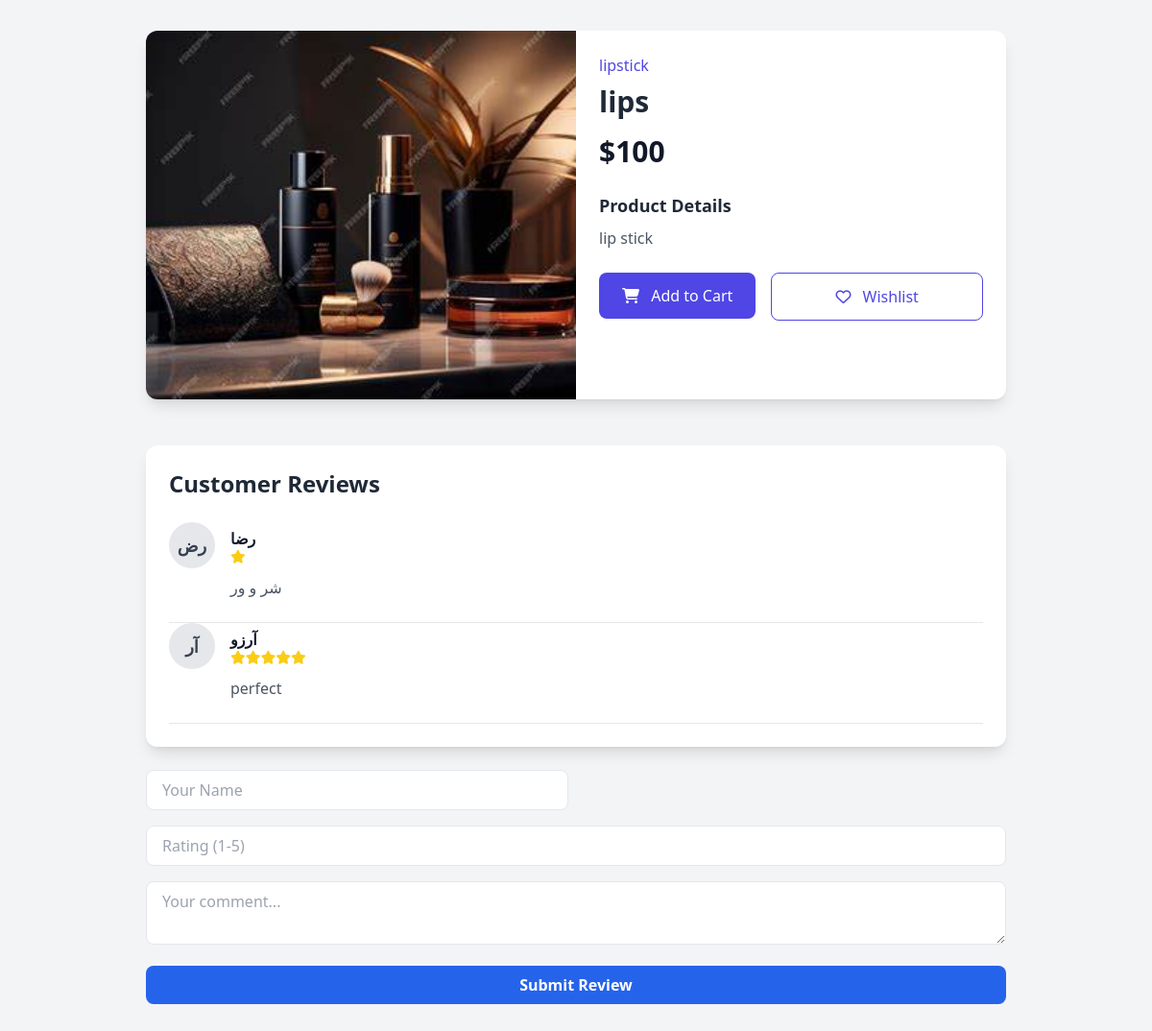
Page /product/3/ on the committed database.
### main/models.py (models this page shows, shortened)
class Product(models.Model):
    name = models.CharField(max_length=50)
    description = models.TextField()
    price = models.DecimalField(max_digits=12, default=0, decimal_places=0)
    category = models.ForeignKey(Category, on_delete=models.CASCADE)
    picture = models.ImageField(upload_to="upload/product/")
    is_sale = models.BooleanField(default=False)
    sale_price = models.DecimalField(default=0, decimal_places=0, max_digits=12)

class Category(models.Model):
    name = models.CharField(max_length=20)

class Review(models.Model):
    product = models.ForeignKey(
        Product, on_delete=models.CASCADE, related_name="reviews"
    )
    name = models.CharField(max_length=100)
    initials = models.CharField(max_length=2)
    rating = models.IntegerField()
    comment = models.TextField()
    created_at = models.DateTimeField(auto_now_add=True)

### main/views.py (the view, shortened to what this page needs)
# urls.py: path("product/<int:pk>/", views.product_page, name="product"),
def product_page(request, pk):
    product = get_object_or_404(Product, pk=pk)
    reviews = product.reviews.all().order_by("-created_at")
    return render(
        request, "main/product.html", {"product": product, "reviews": reviews}
    )

### cart/cart.py (called while the page is built)
    def __len__(self):
        return sum(item['quantity'] for item in self.cart.values())

### cart/context_processors.py (called while the page is built)
def cart(request):
    cart = Cart(request)
    return {
        'cart': cart,
        'cart_item_count': len(cart)
    }

### main/templates/main/product.html (shortened to what this page needs)
<!DOCTYPE html>
<html lang="en" dir="ltr">
<head>
    <script src="https://cdn.tailwindcss.com"></script>
    <link rel="stylesheet" href="https://cdnjs.cloudflare.com/ajax/libs/font-awesome/6.4.0/css/all.min.css" />
</head>
<body class="bg-gray-100 dark:bg-gray-900 transition-bg">
    <main class="container mx-auto px-4 py-8">
        <div class="max-w-4xl mx-auto">
            <div class="bg-white dark:bg-gray-800 rounded-xl shadow-lg overflow-hidden transition-bg">
                <div class="flex flex-col md:flex-row">
                    <div class="md:w-1/2 relative">
                        <img src="{{ product.picture.url }}" alt="{{ product.name }}"
                            class="w-full h-96 object-cover product-image" />
                    </div>
                    <div class="md:w-1/2 p-6">
                        <div class="mb-4">
                            <span class="text-indigo-600 font-medium">{{ product.category.name }}</span>
                            <h2 class="text-3xl font-bold text-gray-800 dark:text-white mt-2">{{ product.name }}</h2>
                        </div>
                        <div class="flex items-baseline mb-6">
                            <span class="text-3xl font-bold text-gray-900 dark:text-white">
                                {% if product.is_sale %}
                                ${{ product.sale_price }}
                                {% else %}
                                ${{ product.price }}
                                {% endif %}
                            </span>
                        </div>
                        <div class="mb-6">
                            <h3 class="text-lg font-semibold text-gray-800 dark:text-white mb-2">Product Details</h3>
                            <p class="text-gray-600 dark:text-gray-300">
                                {{ product.description }}
                            </p>
                        </div>
                        <div class="flex flex-col sm:flex-row gap-4">
                            <a href="#">
                                <button id="add-to-cart" value="{{ product.id }}"
                                    class="flex-grow bg-indigo-600 hover:bg-indigo-700 text-white py-3 px-6 rounded-lg font-medium transition-colors">
                                    <i class="fas fa-shopping-cart mr-2"></i> Add to Cart
                                </button>
                            </a>
                            <button
                                class="flex-grow border border-indigo-600 text-indigo-600 hover:bg-indigo-50 dark:hover:bg-indigo-900/20 py-3 px-6 rounded-lg font-medium transition-colors">
                                <i class="far fa-heart mr-2"></i> Wishlist
                            </button>
                        </div>
                    </div>
                </div>
            </div>
            <div class="mt-12 bg-white dark:bg-gray-800 rounded-xl shadow-lg p-6 transition-bg">
                <h2 class="text-2xl font-bold text-gray-800 dark:text-white mb-6">Customer Reviews</h2>
                            {% for review in reviews %}
            <div class="border-b border-gray-200 dark:border-gray-700 pb-6">
                <div class="flex items-center mb-2">
                    <div
                        class="w-12 h-12 bg-gray-200 dark:bg-gray-600 rounded-full flex items-center justify-center mr-4">
                        <span class="text-lg font-semibold text-gray-700 dark:text-white">{{ review.initials }}</span>
                    </div>
                    <div>
                        <h4 class="font-semibold text-gray-900 dark:text-white">{{ review.name }}</h4>
                        <div class="flex text-yellow-400 text-sm">
                            {% for i in "12345" %}
                                <i class="fas fa-star{% if forloop.counter > review.rating %}-o{% endif %}"></i>
                            {% endfor %}
                        </div>
                    </div>
                </div>
                <p class="text-gray-600 dark:text-gray-300 pl-16">{{ review.comment }}</p>
            </div>
            {% empty %}
            <p class="text-gray-500 dark:text-gray-400">No reviews yet.</p>
            {% endfor %}
            </div>
                    <form method="POST" class="mt-6 space-y-4">
            <div class="grid grid-cols-1 sm:grid-cols-2 gap-4">
                <input type="text" name="name" placeholder="Your Name" required
                    class="w-full px-4 py-2 rounded-lg border dark:border-gray-700 dark:bg-gray-900 dark:text-white">
            </div>
            <input type="number" name="rating" min="1" max="5" placeholder="Rating (1-5)" required
                class="w-full px-4 py-2 rounded-lg border dark:border-gray-700 dark:bg-gray-900 dark:text-white">
            <textarea name="comment" placeholder="Your comment..." required
                class="w-full px-4 py-2 rounded-lg border dark:border-gray-700 dark:bg-gray-900 dark:text-white"></textarea>
            <button type="submit"
                class="w-full bg-blue-600 hover:bg-blue-700 text-white font-semibold py-2 px-4 rounded-lg">
                Submit Review
            </button>
        </form>
        </div>
    </main>
</body>
</html>

### rows in the picture
Product: picture (picture), category.name "lipstick", name "lips", price "100", description "lip stick"
Review: initials "رض", name "رضا", rating 1 (drawn), comment "شر و ور"
Review: initials "آر", name "آرزو", rating 5 (drawn), comment "perfect"
